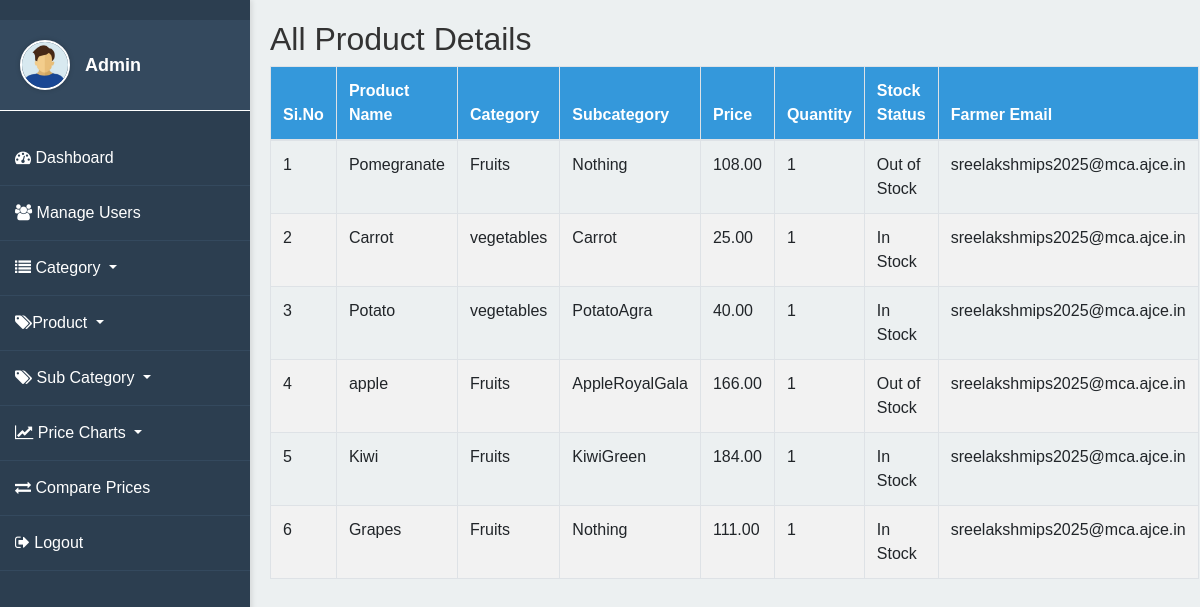
The app's page /custom_admin/custom_admin/product/ with its own data.
### myapp/models.py (models this page shows, shortened)
class Product(models.Model):
    product_name = models.ForeignKey(ProductCategory, on_delete=models.CASCADE)
    category = models.ForeignKey(Category, on_delete=models.CASCADE)
    subcategory = models.ForeignKey(SubCategory, on_delete=models.CASCADE, null=True, blank=True)  # New field
    price = models.DecimalField(max_digits=10, decimal_places=2)
    description = models.TextField()
    quantity = models.IntegerField()
    stock = models.PositiveIntegerField(default=0)  # Field for stock quantity
    image = models.ImageField(upload_to='media/', blank=True, null=True)
    shelf_life = models.CharField(max_length=100, blank=True, null=True)  # Field for shelf life
    form_factor = models.CharField(max_length=100, blank=True, null=True)  # Field for form factor
    organic = models.BooleanField(default=False)  # Field for organic product
    common_name = models.CharField(max_length=100, blank=True, null=True)  # Field for common name
    farmer = models.ForeignKey(Farmer, on_delete=models.CASCADE)

class ProductCategory(models.Model):
    category = models.ForeignKey(Category, on_delete=models.CASCADE)
    product_name = models.CharField(max_length=100)

class Category(models.Model):
    name = models.CharField(max_length=100)

class SubCategory(models.Model):
    subcategory_name = models.CharField(max_length=100)
    category = models.ForeignKey(Category, on_delete=models.CASCADE)
    product_category = models.ForeignKey(ProductCategory, on_delete=models.CASCADE)

class Farmer(models.Model):
    user = models.OneToOneField(User, on_delete=models.CASCADE)

class User(AbstractBaseUser):
    STATUS_CHOICES = [
        ('active', 'Active'),
        ('inactive', 'Inactive')
    ]
    status = models.CharField(max_length=10, choices=STATUS_CHOICES, default='active')
    email = models.EmailField(unique=True)
    name = models.CharField(max_length=255)
    phone = models.CharField(max_length=20)
    address = models.TextField()
    pincode = models.CharField(max_length=10)
    role = models.CharField(max_length=20)
    password = models.CharField(max_length=100)
    is_active = models.BooleanField(default=True)
    is_staff = models.BooleanField(default=False)
    date_joined = models.DateTimeField(default=timezone.now)
    last_login = models.DateTimeField(null=True, blank=True)
    objects = UserManager()
    USERNAME_FIELD = 'email'
    REQUIRED_FIELDS = ['name']

### myapp/views.py (the view)
# urls.py: path('custom_admin/product/', views.admin_product_view, name='admin_product_view'),
def admin_product_view(request):
    products = Product.objects.select_related('farmer__user').all()
    return render(request, 'admin_product_view.html', {'products': products})

### myapp/templates/admin_product_view.html (shortened to what this page needs)
<!DOCTYPE html>
<html lang="en">
<head>
    {% load static %}
    <link rel="stylesheet" href="https://stackpath.bootstrapcdn.com/bootstrap/4.3.1/css/bootstrap.min.css">
    <link href="https://stackpath.bootstrapcdn.com/font-awesome/4.7.0/css/font-awesome.min.css" rel="stylesheet">
</head>
<body>
    <div class="sidebar">
        <div class="profile">
            <img src="{% static 'img/admin.jpg' %}" alt="Admin Image">
            <div class="name">Admin</div>
        </div>
        <h2 class="text-center"></h2>
        <a href="{% url 'admin_dashboard' %}"><i class="fa fa-tachometer"></i> Dashboard</a>
        <a href="{% url 'manage_users' %}"><i class="fa fa-users"></i> Manage Users</a>
        <div class="dropdown">
            <a class="dropdown-toggle" href="#" role="button" id="categoryDropdown" data-toggle="dropdown" aria-haspopup="true" aria-expanded="false">
                <i class="fa fa-list"></i> Category
            </a>
        </div>
        <div class="dropdown">
            <a class="dropdown-toggle" href="#" role="button" id="subcategoryDropdown" data-toggle="dropdown" aria-haspopup="true" aria-expanded="false">
                <i class="fa fa-tags"></i>Product
            </a>
        </div>
        <div class="dropdown">
            <a class="dropdown-toggle" href="#" role="button" id="subcategoryDropdown" data-toggle="dropdown" aria-haspopup="true" aria-expanded="false">
                <i class="fa fa-tags"></i> Sub Category
            </a>
        </div>
        <div class="dropdown">
            <a class="dropdown-toggle" href="#" role="button" id="priceChartDropdown" data-toggle="dropdown" aria-haspopup="true" aria-expanded="false">
                <i class="fa fa-line-chart"></i> Price Charts
            </a>
        </div>
        <a href="{% url 'compare_prices' %}"><i class="fa fa-exchange"></i> Compare Prices</a>
        <a href="{% url 'login' %}"><i class="fa fa-sign-out"></i> Logout</a>
    </div>
    <div class="content">
        <h2>All Product Details</h2>
        <table class="table table-bordered">
            <thead>
                <tr>
                    <th>Si.No</th>
                    <th>Product Name</th>
                    <th>Category</th>
                    <th>Subcategory</th>
                    <th>Price</th>
                    <th>Quantity</th>
                    <th>Stock Status</th>
                    <th>Farmer Email</th>
                </tr>
            </thead>
            <tbody>
                {% for product in products %}
                    <tr>
                        <td>{{ forloop.counter }}</td>
                        <td>{{ product.product_name.product_name }}</td>
                        <td>{{ product.category.name }}</td>
                        <td>{{ product.subcategory.subcategory_name }}</td>
                        <td>{{ product.price }}</td>
                        <td>{{ product.quantity }}</td>
                        <td class="{% if product.stock > 0 %}in-stock{% else %}out-of-stock{% endif %}">
                            {% if product.stock > 0 %}
                                In Stock
                            {% else %}
                                Out of Stock
                            {% endif %}
                        </td>
                        <td>{{ product.farmer.user.email }}</td>
                    </tr>
                {% endfor %}
            </tbody>
        </table>
    </div>
</body>
</html>

### myapp/templates/admin_product_view.html (style rules this page uses)
body { font-family: Arial, sans-serif; background-color: #f4f4f4; margin: 0; padding: 0; color: #333; display: flex; height: 100vh; overflow: hidden; }
.sidebar { width: 250px; background: #2c3e50; color: #fff; display: flex; flex-direction: column; padding-top: 20px; position: fixed; height: 100%; overflow-y: auto; box-shadow: 2px 0 5px rgba(0, 0, 0, 0.1); }
.sidebar h2 { color: #fff; text-align: center; padding-bottom: 20px; margin: 0; font-size: 24px; }
.sidebar .profile { display: flex; align-items: center; padding: 20px; background: #34495e; border-bottom: 1px solid #ffffff; }
.sidebar .profile img { width: 50px; height: 50px; border-radius: 50%; margin-right: 15px; border: 2px solid #fff; }
.sidebar .profile .name { color: #fff; font-size: 18px; font-weight: bold; }
.sidebar a { color: #fff; padding: 15px; text-decoration: none; display: block; font-size: 16px; border-bottom: 1px solid #34495e; }
.content { flex-grow: 1; padding: 20px; margin-left: 250px; overflow-y: auto; background-color: #ecf0f1; }
table { width: 100%; border-collapse: collapse; }
th, td { padding: 12px; text-align: left; border-bottom: 1px solid #ddd; }
th { background-color: #3498db; color: white; font-weight: bold; }
tr:nth-child(even) { background-color: #f2f2f2; }
img { border-radius: 4px; box-shadow: 0 0 5px rgba(0, 0, 0, 0.2); }

### records on screen
Product: product_name.product_name "Pomegranate", category.name "Fruits", subcategory.subcategory_name "Nothing", price "108.00", quantity "1", stock "Out of Stock", farmer.user.email "sreelakshmips2025@mca.ajce.in"
Product: product_name.product_name "Carrot", category.name "vegetables", subcategory.subcategory_name "Carrot", price "25.00", quantity "1", stock "In Stock", farmer.user.email "sreelakshmips2025@mca.ajce.in"
Product: product_name.product_name "Potato", category.name "vegetables", subcategory.subcategory_name "PotatoAgra", price "40.00", quantity "1", stock "In Stock", farmer.user.email "sreelakshmips2025@mca.ajce.in"
Product: product_name.product_name "apple", category.name "Fruits", subcategory.subcategory_name "AppleRoyalGala", price "166.00", quantity "1", stock "Out of Stock", farmer.user.email "sreelakshmips2025@mca.ajce.in"
Product: product_name.product_name "Kiwi", category.name "Fruits", subcategory.subcategory_name "KiwiGreen", price "184.00", quantity "1", stock "In Stock", farmer.user.email "sreelakshmips2025@mca.ajce.in"
Product: product_name.product_name "Grapes", category.name "Fruits", subcategory.subcategory_name "Nothing", price "111.00", quantity "1", stock "In Stock", farmer.user.email "sreelakshmips2025@mca.ajce.in"
